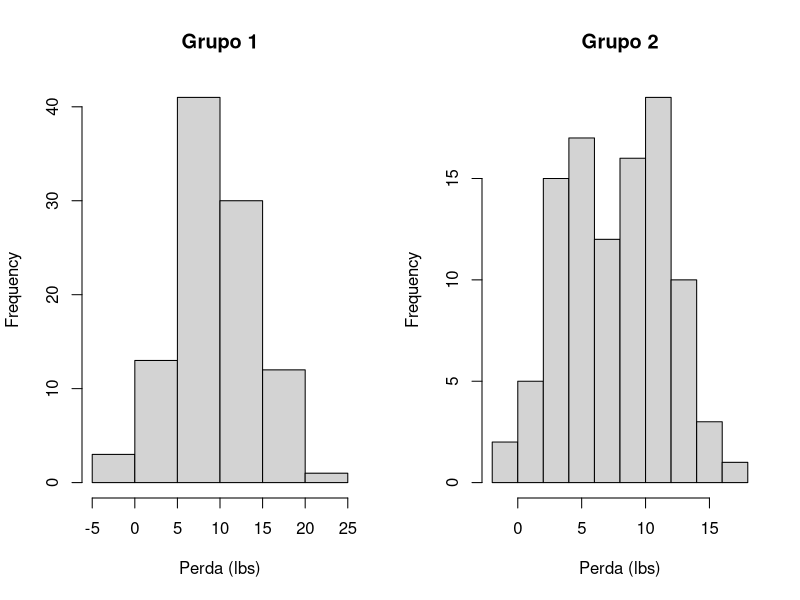

R code for this plot: (Note: this script raises an error after producing the figure.)
ob <- read.csv("Aulas/Cap23-25/obesidade-teste-t.csv")

ob2 <- tidyr::gather(ob, Grupo, Perda)

png("Aulas/Cap23-25/obesidade-hist.png")
par(mfrow = c(1, 2))
hist(ob$Grupo1, main = "Grupo 1", xlab = "Perda (lbs)")
hist(ob$Grupo2, main = "Grupo 2", xlab = "Perda (lbs)")
dev.off()

t.test(Perda ~ Grupo, data = ob2, var.equal = TRUE)
t.test(Perda ~ Grupo, data = ob2, var.equal = TRUE, paired = TRUE)
t.test(Perda ~ Grupo, data = ob2)
